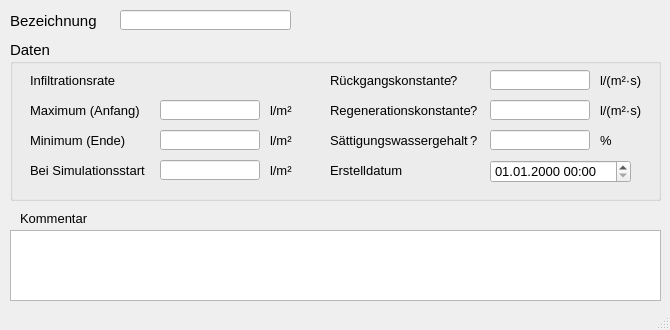
<?xml version="1.0" encoding="UTF-8"?>
<ui version="4.0">
 <class>MainWindow</class>
 <widget class="QMainWindow" name="MainWindow">
  <property name="enabled">
   <bool>true</bool>
  </property>
  <property name="geometry">
   <rect>
    <x>0</x>
    <y>0</y>
    <width>670</width>
    <height>330</height>
   </rect>
  </property>
  <property name="minimumSize">
   <size>
    <width>670</width>
    <height>330</height>
   </size>
  </property>
  <property name="font">
   <font>
    <family>Tahoma</family>
    <pointsize>10</pointsize>
   </font>
  </property>
  <property name="windowTitle">
   <string>MainWindow</string>
  </property>
  <widget class="QWidget" name="centralwidget">
   <widget class="QLabel" name="label">
    <property name="geometry">
     <rect>
      <x>10</x>
      <y>10</y>
      <width>101</width>
      <height>21</height>
     </rect>
    </property>
    <property name="font">
     <font>
      <family>Tahoma</family>
      <pointsize>11</pointsize>
     </font>
    </property>
    <property name="text">
     <string>Bezeichnung</string>
    </property>
   </widget>
   <widget class="QLabel" name="label_14">
    <property name="geometry">
     <rect>
      <x>20</x>
      <y>210</y>
      <width>81</width>
      <height>16</height>
     </rect>
    </property>
    <property name="text">
     <string>Kommentar</string>
    </property>
   </widget>
   <widget class="QLineEdit" name="bknam">
    <property name="geometry">
     <rect>
      <x>120</x>
      <y>10</y>
      <width>171</width>
      <height>20</height>
     </rect>
    </property>
    <property name="toolTip">
     <string>Eindeutige Bezeichnung</string>
    </property>
    <property name="statusTip">
     <string>Eindeutige Bezeichnung</string>
    </property>
   </widget>
   <widget class="QTextEdit" name="kommentar">
    <property name="geometry">
     <rect>
      <x>10</x>
      <y>230</y>
      <width>651</width>
      <height>71</height>
     </rect>
    </property>
    <property name="toolTip">
     <string>&lt;html&gt;&lt;head/&gt;&lt;body&gt;&lt;p&gt;Platz für zusätzliche Kommentare.&lt;/p&gt;&lt;/body&gt;&lt;/html&gt;</string>
    </property>
    <property name="statusTip">
     <string>Platz für zusätzliche Kommentare.</string>
    </property>
   </widget>
   <widget class="QGroupBox" name="groupBox_3">
    <property name="geometry">
     <rect>
      <x>10</x>
      <y>40</y>
      <width>651</width>
      <height>161</height>
     </rect>
    </property>
    <property name="font">
     <font>
      <family>Tahoma</family>
      <pointsize>11</pointsize>
     </font>
    </property>
    <property name="title">
     <string>Daten</string>
    </property>
    <widget class="QgsDateTimeEdit" name="createdat">
     <property name="geometry">
      <rect>
       <x>480</x>
       <y>120</y>
       <width>141</width>
       <height>23</height>
      </rect>
     </property>
     <property name="font">
      <font>
       <family>Tahoma</family>
       <pointsize>10</pointsize>
      </font>
     </property>
     <property name="currentSection">
      <enum>QDateTimeEdit::DaySection</enum>
     </property>
     <property name="displayFormat">
      <string>dd.MM.yyyy HH:mm</string>
     </property>
    </widget>
    <widget class="QLabel" name="label_11">
     <property name="geometry">
      <rect>
       <x>260</x>
       <y>90</y>
       <width>30</width>
       <height>21</height>
      </rect>
     </property>
     <property name="font">
      <font>
       <family>Tahoma</family>
       <pointsize>10</pointsize>
      </font>
     </property>
     <property name="text">
      <string>l/m²</string>
     </property>
    </widget>
    <widget class="QLabel" name="label_22">
     <property name="geometry">
      <rect>
       <x>320</x>
       <y>90</y>
       <width>150</width>
       <height>21</height>
      </rect>
     </property>
     <property name="font">
      <font>
       <family>Tahoma</family>
       <pointsize>10</pointsize>
      </font>
     </property>
     <property name="text">
      <string>Sättigungswassergehalt</string>
     </property>
    </widget>
    <widget class="QLabel" name="label_13">
     <property name="geometry">
      <rect>
       <x>590</x>
       <y>90</y>
       <width>41</width>
       <height>21</height>
      </rect>
     </property>
     <property name="font">
      <font>
       <family>Tahoma</family>
       <pointsize>10</pointsize>
      </font>
     </property>
     <property name="text">
      <string>%</string>
     </property>
    </widget>
    <widget class="QLabel" name="label_9">
     <property name="geometry">
      <rect>
       <x>590</x>
       <y>30</y>
       <width>60</width>
       <height>21</height>
      </rect>
     </property>
     <property name="font">
      <font>
       <family>Tahoma</family>
       <pointsize>10</pointsize>
      </font>
     </property>
     <property name="text">
      <string>l/(m²·s)</string>
     </property>
    </widget>
    <widget class="QLineEdit" name="saettigungswassergehalt">
     <property name="geometry">
      <rect>
       <x>480</x>
       <y>90</y>
       <width>100</width>
       <height>20</height>
      </rect>
     </property>
     <property name="font">
      <font>
       <family>Tahoma</family>
       <pointsize>10</pointsize>
      </font>
     </property>
    </widget>
    <widget class="QLabel" name="label_10">
     <property name="geometry">
      <rect>
       <x>260</x>
       <y>60</y>
       <width>30</width>
       <height>21</height>
      </rect>
     </property>
     <property name="font">
      <font>
       <family>Tahoma</family>
       <pointsize>10</pointsize>
      </font>
     </property>
     <property name="text">
      <string>l/m²</string>
     </property>
    </widget>
    <widget class="QLabel" name="label_6">
     <property name="geometry">
      <rect>
       <x>20</x>
       <y>120</y>
       <width>121</width>
       <height>21</height>
      </rect>
     </property>
     <property name="font">
      <font>
       <family>Tahoma</family>
       <pointsize>10</pointsize>
      </font>
     </property>
     <property name="text">
      <string>Bei Simulationsstart</string>
     </property>
    </widget>
    <widget class="QLabel" name="label_4">
     <property name="geometry">
      <rect>
       <x>20</x>
       <y>60</y>
       <width>121</width>
       <height>21</height>
      </rect>
     </property>
     <property name="font">
      <font>
       <family>Tahoma</family>
       <pointsize>10</pointsize>
      </font>
     </property>
     <property name="text">
      <string>Maximum (Anfang)</string>
     </property>
    </widget>
    <widget class="QLineEdit" name="infiltrationsratestart">
     <property name="geometry">
      <rect>
       <x>150</x>
       <y>120</y>
       <width>100</width>
       <height>20</height>
      </rect>
     </property>
     <property name="font">
      <font>
       <family>Tahoma</family>
       <pointsize>10</pointsize>
      </font>
     </property>
     <property name="toolTip">
      <string>&lt;html&gt;&lt;head/&gt;&lt;body&gt;&lt;p&gt;Startwert der Infiltrationsrate&lt;/p&gt;&lt;/body&gt;&lt;/html&gt;</string>
     </property>
     <property name="statusTip">
      <string>Startwert der Infiltrationsrate</string>
     </property>
    </widget>
    <widget class="QLabel" name="label_3">
     <property name="geometry">
      <rect>
       <x>20</x>
       <y>30</y>
       <width>121</width>
       <height>21</height>
      </rect>
     </property>
     <property name="font">
      <font>
       <family>Tahoma</family>
       <pointsize>10</pointsize>
      </font>
     </property>
     <property name="text">
      <string>Infiltrationsrate</string>
     </property>
    </widget>
    <widget class="QLabel" name="label_12">
     <property name="geometry">
      <rect>
       <x>590</x>
       <y>60</y>
       <width>60</width>
       <height>21</height>
      </rect>
     </property>
     <property name="font">
      <font>
       <family>Tahoma</family>
       <pointsize>10</pointsize>
      </font>
     </property>
     <property name="text">
      <string>l/(m²·s)</string>
     </property>
    </widget>
    <widget class="QLabel" name="label_21">
     <property name="geometry">
      <rect>
       <x>320</x>
       <y>60</y>
       <width>150</width>
       <height>21</height>
      </rect>
     </property>
     <property name="font">
      <font>
       <family>Tahoma</family>
       <pointsize>10</pointsize>
      </font>
     </property>
     <property name="text">
      <string>Regenerationskonstante</string>
     </property>
    </widget>
    <widget class="QLineEdit" name="regenerationskonstante">
     <property name="geometry">
      <rect>
       <x>480</x>
       <y>60</y>
       <width>100</width>
       <height>20</height>
      </rect>
     </property>
     <property name="font">
      <font>
       <family>Tahoma</family>
       <pointsize>10</pointsize>
      </font>
     </property>
    </widget>
    <widget class="QLabel" name="label_8">
     <property name="geometry">
      <rect>
       <x>260</x>
       <y>120</y>
       <width>30</width>
       <height>21</height>
      </rect>
     </property>
     <property name="font">
      <font>
       <family>Tahoma</family>
       <pointsize>10</pointsize>
      </font>
     </property>
     <property name="text">
      <string>l/m²</string>
     </property>
    </widget>
    <widget class="QLabel" name="label_20">
     <property name="geometry">
      <rect>
       <x>320</x>
       <y>30</y>
       <width>140</width>
       <height>21</height>
      </rect>
     </property>
     <property name="font">
      <font>
       <family>Tahoma</family>
       <pointsize>10</pointsize>
      </font>
     </property>
     <property name="text">
      <string>Rückgangskonstante</string>
     </property>
    </widget>
    <widget class="QLabel" name="label_70">
     <property name="geometry">
      <rect>
       <x>320</x>
       <y>120</y>
       <width>100</width>
       <height>21</height>
      </rect>
     </property>
     <property name="font">
      <font>
       <family>Tahoma</family>
       <pointsize>10</pointsize>
      </font>
     </property>
     <property name="text">
      <string>Erstelldatum</string>
     </property>
    </widget>
    <widget class="QLabel" name="label_5">
     <property name="geometry">
      <rect>
       <x>20</x>
       <y>90</y>
       <width>111</width>
       <height>21</height>
      </rect>
     </property>
     <property name="font">
      <font>
       <family>Tahoma</family>
       <pointsize>10</pointsize>
      </font>
     </property>
     <property name="text">
      <string>Minimum (Ende)</string>
     </property>
    </widget>
    <widget class="QLineEdit" name="infiltrationsrateende">
     <property name="geometry">
      <rect>
       <x>150</x>
       <y>90</y>
       <width>100</width>
       <height>20</height>
      </rect>
     </property>
     <property name="font">
      <font>
       <family>Tahoma</family>
       <pointsize>10</pointsize>
      </font>
     </property>
     <property name="toolTip">
      <string>&lt;html&gt;&lt;head/&gt;&lt;body&gt;&lt;p&gt;Endinfiltrationsrate (Infiltrationsrate am Ende der Muldenauffüllphase)&lt;/p&gt;&lt;/body&gt;&lt;/html&gt;</string>
     </property>
     <property name="statusTip">
      <string>Endinfiltrationsrate (Infiltrationsrate am Ende der Muldenauffüllphase)</string>
     </property>
    </widget>
    <widget class="QLineEdit" name="infiltrationsrateanfang">
     <property name="geometry">
      <rect>
       <x>150</x>
       <y>60</y>
       <width>100</width>
       <height>20</height>
      </rect>
     </property>
     <property name="font">
      <font>
       <family>Tahoma</family>
       <pointsize>10</pointsize>
      </font>
     </property>
     <property name="toolTip">
      <string>&lt;html&gt;&lt;head/&gt;&lt;body&gt;&lt;p&gt;Anfangsinfiltrationsrate (Infiltrationsrate am Anfang der Muldenauffüllphase)&lt;/p&gt;&lt;/body&gt;&lt;/html&gt;</string>
     </property>
     <property name="statusTip">
      <string>Anfangsinfiltrationsrate (Infiltrationsrate am Anfang der Muldenauffüllphase)</string>
     </property>
    </widget>
    <widget class="QLineEdit" name="rueckgangskonstante">
     <property name="geometry">
      <rect>
       <x>480</x>
       <y>30</y>
       <width>100</width>
       <height>20</height>
      </rect>
     </property>
     <property name="font">
      <font>
       <family>Tahoma</family>
       <pointsize>10</pointsize>
      </font>
     </property>
    </widget>
    <widget class="QLabel" name="label_25">
     <property name="geometry">
      <rect>
       <x>440</x>
       <y>30</y>
       <width>16</width>
       <height>21</height>
      </rect>
     </property>
     <property name="font">
      <font>
       <family>Tahoma</family>
       <pointsize>10</pointsize>
      </font>
     </property>
     <property name="text">
      <string>?</string>
     </property>
     <property name="alignment">
      <set>Qt::AlignLeading|Qt::AlignLeft|Qt::AlignVCenter</set>
     </property>
    </widget>
    <widget class="QLabel" name="label_24">
     <property name="geometry">
      <rect>
       <x>460</x>
       <y>60</y>
       <width>16</width>
       <height>21</height>
      </rect>
     </property>
     <property name="font">
      <font>
       <family>Tahoma</family>
       <pointsize>10</pointsize>
      </font>
     </property>
     <property name="text">
      <string>?</string>
     </property>
     <property name="alignment">
      <set>Qt::AlignLeading|Qt::AlignLeft|Qt::AlignVCenter</set>
     </property>
    </widget>
    <widget class="QLabel" name="label_23">
     <property name="geometry">
      <rect>
       <x>460</x>
       <y>90</y>
       <width>16</width>
       <height>21</height>
      </rect>
     </property>
     <property name="font">
      <font>
       <family>Tahoma</family>
       <pointsize>10</pointsize>
      </font>
     </property>
     <property name="text">
      <string>?</string>
     </property>
     <property name="alignment">
      <set>Qt::AlignLeading|Qt::AlignLeft|Qt::AlignVCenter</set>
     </property>
    </widget>
   </widget>
  </widget>
  <widget class="QMenuBar" name="menubar">
   <property name="geometry">
    <rect>
     <x>0</x>
     <y>0</y>
     <width>670</width>
     <height>22</height>
    </rect>
   </property>
  </widget>
  <widget class="QStatusBar" name="statusbar"/>
 </widget>
 <customwidgets>
  <customwidget>
   <class>QgsDateTimeEdit</class>
   <extends>QDateTimeEdit</extends>
   <header>qgsdatetimeedit.h</header>
  </customwidget>
 </customwidgets>
 <tabstops>
  <tabstop>bknam</tabstop>
  <tabstop>infiltrationsrateanfang</tabstop>
  <tabstop>infiltrationsrateende</tabstop>
  <tabstop>infiltrationsratestart</tabstop>
  <tabstop>rueckgangskonstante</tabstop>
  <tabstop>regenerationskonstante</tabstop>
  <tabstop>saettigungswassergehalt</tabstop>
  <tabstop>createdat</tabstop>
  <tabstop>kommentar</tabstop>
 </tabstops>
 <resources/>
 <connections/>
</ui>
